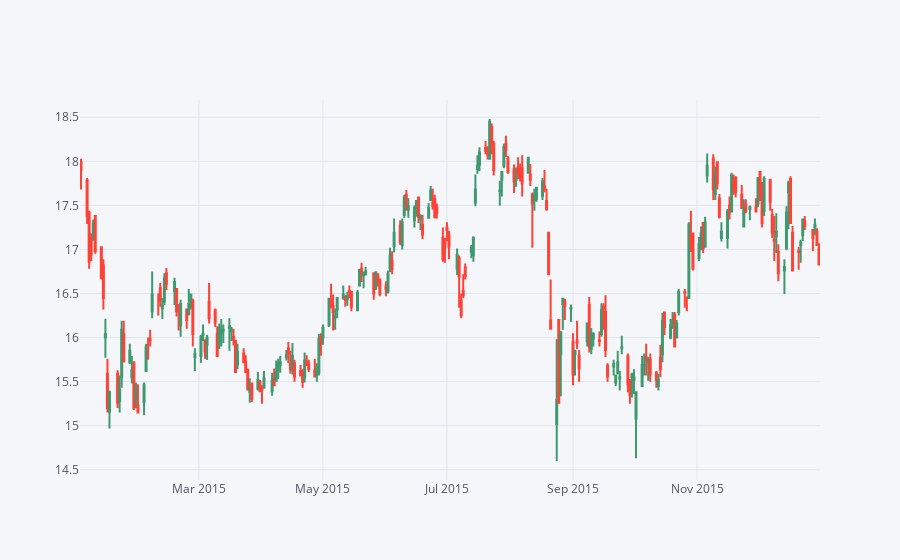

This figure's notebook cell:
### Markdown cell above
#### Here I will create a famous plot for stocks called candle for Bank of America's stock from Jan 1st 2015 to Jan 1st 2016.

### Code cell
#Interactive Dashboard using Plotly and cufflinks
BAC.loc['01-01-2015':'01-01-2016'].iplot(kind='candle')

### Figure 1 — Plotly figure (JSON) as saved in the notebook; plotly's stock layout.template omitted (floating-point values rounded to 4 significant figures; data arrays with more than 128 entries replaced by an {"elided": "..."} marker saying what was removed)
{"data": [{"close": {"elided": "252 float values"}, "high": {"elided": "252 float values"}, "low": {"elided": "252 float values"}, "open": {"elided": "252 float values"}, "showlegend": false, "type": "candlestick", "x": {"elided": "252 str values"}, "yaxis": "y2"}], "layout": {"legend": {"bgcolor": "#F5F6F9", "font": {"color": "#4D5663"}}, "paper_bgcolor": "#F5F6F9", "plot_bgcolor": "#F5F6F9", "title": {"font": {"color": "#4D5663"}}, "xaxis": {"gridcolor": "#E1E5ED", "rangeslider": {"visible": false}, "showgrid": true, "tickfont": {"color": "#4D5663"}, "title": {"font": {"color": "#4D5663"}, "text": ""}, "zerolinecolor": "#E1E5ED"}, "yaxis": {"gridcolor": "#E1E5ED", "showgrid": true, "showticklabels": false, "tickfont": {"color": "#4D5663"}, "title": {"font": {"color": "#4D5663"}, "text": ""}, "zerolinecolor": "#E1E5ED"}, "yaxis2": {"gridcolor": "#E1E5ED", "showgrid": true, "tickfont": {"color": "#4D5663"}, "title": {"font": {"color": "#4D5663"}, "text": ""}, "zerolinecolor": "#E1E5ED"}}}
